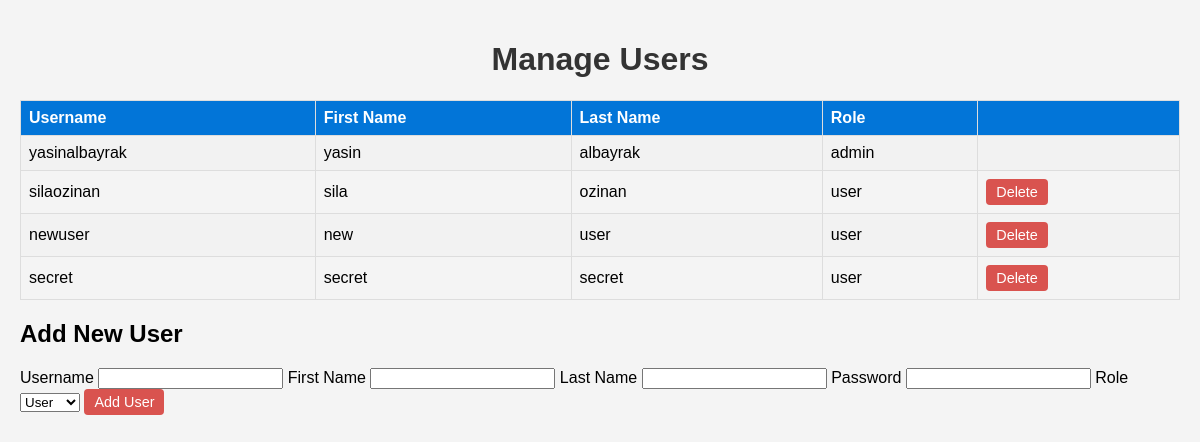
Page /manage-users/ (signed in) on the earlier database version.
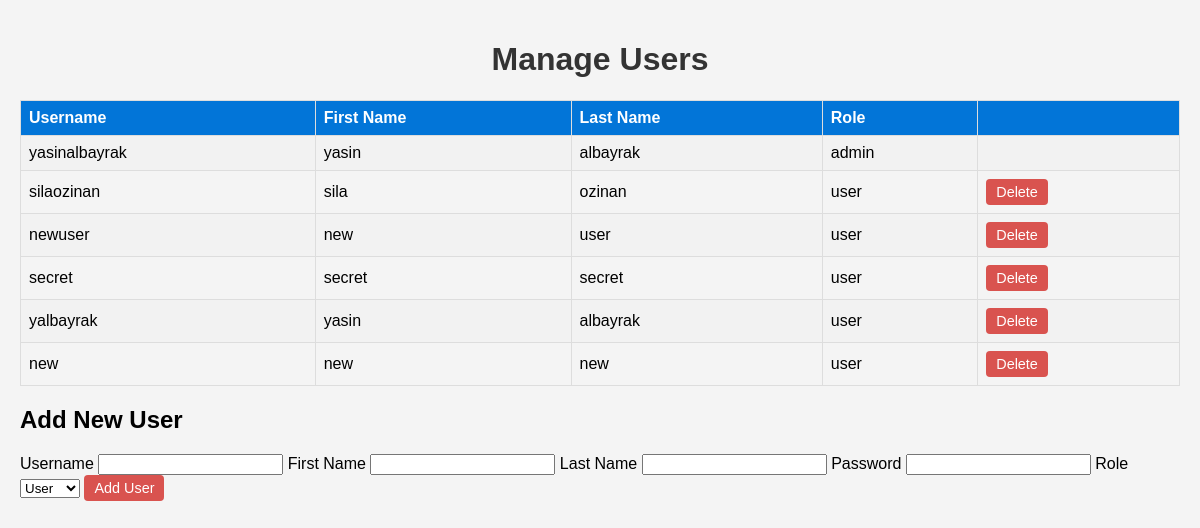
Same page on the later database version.
### russianNews/models.py (models this page shows, shortened)
class User(AbstractBaseUser, PermissionsMixin):
    ADMIN = 'admin'
    USER = 'user'
    ROLE_CHOICES = [
        (ADMIN, 'Admin'),
        (USER, 'User'),
    ]
    firstname = models.CharField(max_length=100)
    lastname = models.CharField(max_length=100)
    username = models.CharField(max_length=100, unique=True)
    password = models.CharField(max_length=100)
    role = models.CharField(max_length=10, choices=ROLE_CHOICES, default=USER)
    is_active = models.BooleanField(default=True)
    is_staff = models.BooleanField(default=False)
    objects = UserManager()
    USERNAME_FIELD = 'username'
    REQUIRED_FIELDS = []
    groups = models.ManyToManyField(
        'auth.Group',
        verbose_name='groups',
        blank=True,
        related_name="user_set_custom",  # Custom related_name
        help_text='The groups this user belongs to. A user will get all permissions granted to each of their groups.',
    )
    user_permissions = models.ManyToManyField(
        'auth.Permission',
        verbose_name='user permissions',
        blank=True,
        related_name="user_set_custom",  # Custom related_name
        help_text='Specific permissions for this user.',
    )
    class Meta:
        verbose_name = 'user'
        verbose_name_plural = 'users'

### russianNews/views.py (the view, shortened to what this page needs)
# urls.py: path('manage-users/', views.manage_users, name='manage_users'),
@login_required
@user_passes_test(lambda u: u.is_staff)
def manage_users(request):
    users = User.objects.all()
    return render(request, 'manage_users.html', {'users': users})

### russianNews/templates/manage_users.html (shortened to what this page needs)
{% load i18n %}
<!DOCTYPE html>
<html lang="en">
<head>
</head>
<body>
<h1>{% trans 'Manage Users' %} </h1>
<table>
    <tr>
        <th>{% trans 'Username' %} </th>
        <th>{% trans 'First Name' %}</th>
        <th>{% trans 'Last Name' %}</th>
        <th>{% trans 'Role' %}</th>
        <th></th>
    </tr>
    {% for user in users %}
        <tr>
            <td>{{ user.username }}</td>
            <td>{{ user.firstname }}</td>
            <td>{{ user.lastname }}</td>
            <td>{{ user.role }}</td>
            <td>
                {% if user.role == "user" %}
                    <form method="post" class="form-delete">
                        <button type="submit" name="delete_user" value="{{ user.id }}">{% trans 'Delete' %}</button>
                    </form>
                {% endif %}
            </td>
        </tr>
    {% endfor %}
</table>
<h2>{% trans 'Add New User' %}</h2>
<form method="post" action="{% url 'register' %}">
    <label for="username">{% trans 'Username' %}</label>
    <input type="text" id="username" name="username" required>
    <label for="firstname">{% trans 'First Name' %}</label>
    <input type="text" id="firstname" name="fname">
    <label for="lastname">{% trans 'Last Name' %}</label>
    <input type="text" id="lastname" name="lname">
    <label for="password">{% trans 'Password' %}</label>
    <input type="password" id="password" name="password" required>
    <label for="role">{% trans 'Role' %}</label>
    <select id="role" name="role">
        <option value="user">{% trans 'User' %}</option>
    </select>
    <button type="submit" >{% trans 'Add User' %}</button>
</form>
</body>
</html>

### russianNews/templates/manage_users.html (style rules this page uses)
body { font-family: Arial, sans-serif; background-color: #f4f4f4; margin: 0; padding: 20px; }
h1 { color: #333; text-align: center; }
table { width: 100%; border-collapse: collapse; margin-top: 20px; }
th, td { border: 1px solid #ddd; padding: 8px; text-align: left; }
th { background-color: #0275d8; color: white; }
tr:nth-child(even) { background-color: #f2f2f2; }
button { background-color: #d9534f; color: white; border: none; padding: 5px 10px; cursor: pointer; border-radius: 4px; font-size: 0.9em; }
.form-delete { margin: 0; }

Differences in the rows shown:
added User: username "yalbayrak", firstname "yasin", lastname "albayrak", role "user", {{ user.id }} 18 (drawn)
added User: username "new", firstname "new", lastname "new", role "user", {{ user.id }} 19 (drawn)
